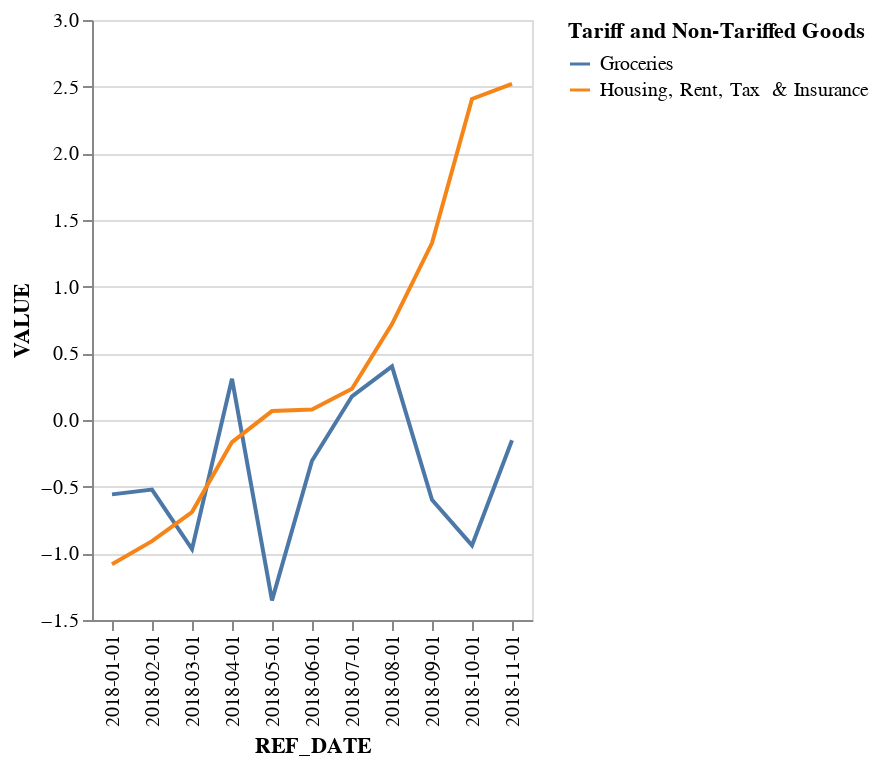

The code cell stored with this chart in its notebook:
### Code cell
#look at plot groceries which was more impacted and compare to housing, rent, tax and insurance which was less impacted by tariffs
plot_for_parallel_trends(df_Canada_CPI_groupby, '2018-01-01', '2018-11-01', 'Groceries', 'Housing, Rent, Tax  & Insurance')

### Figure 1 — Vega-Lite specification as saved in the notebook (floating-point values rounded to 4 significant figures)
{"config": {"view": {"continuousWidth": 300, "continuousHeight": 300}}, "data": {"name": "data-f6947ba2bed4fdcda359efb319dd43a5"}, "mark": {"type": "line"}, "encoding": {"color": {"field": "Category", "legend": {"title": "Tariff and Non-Tariffed Goods"}, "type": "nominal"}, "x": {"field": "REF_DATE", "type": "nominal"}, "y": {"field": "VALUE", "type": "quantitative"}}, "$schema": "https://vega.github.io/schema/vega-lite/v5.20.1.json", "datasets": {"data-f6947ba2bed4fdcda359efb319dd43a5": [{"REF_DATE": "2018-01-01", "Category": "Groceries", "VALUE": -0.5579}, {"REF_DATE": "2018-01-01", "Category": "Housing, Rent, Tax  & Insurance", "VALUE": -1.082}, {"REF_DATE": "2018-02-01", "Category": "Groceries", "VALUE": -0.522}, {"REF_DATE": "2018-02-01", "Category": "Housing, Rent, Tax  & Insurance", "VALUE": -0.9087}, {"REF_DATE": "2018-03-01", "Category": "Groceries", "VALUE": -0.9685}, {"REF_DATE": "2018-03-01", "Category": "Housing, Rent, Tax  & Insurance", "VALUE": -0.6904}, {"REF_DATE": "2018-04-01", "Category": "Groceries", "VALUE": 0.3091}, {"REF_DATE": "2018-04-01", "Category": "Housing, Rent, Tax  & Insurance", "VALUE": -0.1659}, {"REF_DATE": "2018-05-01", "Category": "Groceries", "VALUE": -1.353}, {"REF_DATE": "2018-05-01", "Category": "Housing, Rent, Tax  & Insurance", "VALUE": 0.06689}, {"REF_DATE": "2018-06-01", "Category": "Groceries", "VALUE": -0.3059}, {"REF_DATE": "2018-06-01", "Category": "Housing, Rent, Tax  & Insurance", "VALUE": 0.07947}, {"REF_DATE": "2018-07-01", "Category": "Groceries", "VALUE": 0.1778}, {"REF_DATE": "2018-07-01", "Category": "Housing, Rent, Tax  & Insurance", "VALUE": 0.2339}, {"REF_DATE": "2018-08-01", "Category": "Groceries", "VALUE": 0.402}, {"REF_DATE": "2018-08-01", "Category": "Housing, Rent, Tax  & Insurance", "VALUE": 0.7193}, {"REF_DATE": "2018-09-01", "Category": "Groceries", "VALUE": -0.5986}, {"REF_DATE": "2018-09-01", "Category": "Housing, Rent, Tax  & Insurance", "VALUE": 1.327}, {"REF_DATE": "2018-10-01", "Category": "Groceries", "VALUE": -0.9408}, {"REF_DATE": "2018-10-01", "Category": "Housing, Rent, Tax  & Insurance", "VALUE": 2.408}, {"REF_DATE": "2018-11-01", "Category": "Groceries", "VALUE": -0.1513}, {"REF_DATE": "2018-11-01", "Category": "Housing, Rent, Tax  & Insurance", "VALUE": 2.521}]}}
